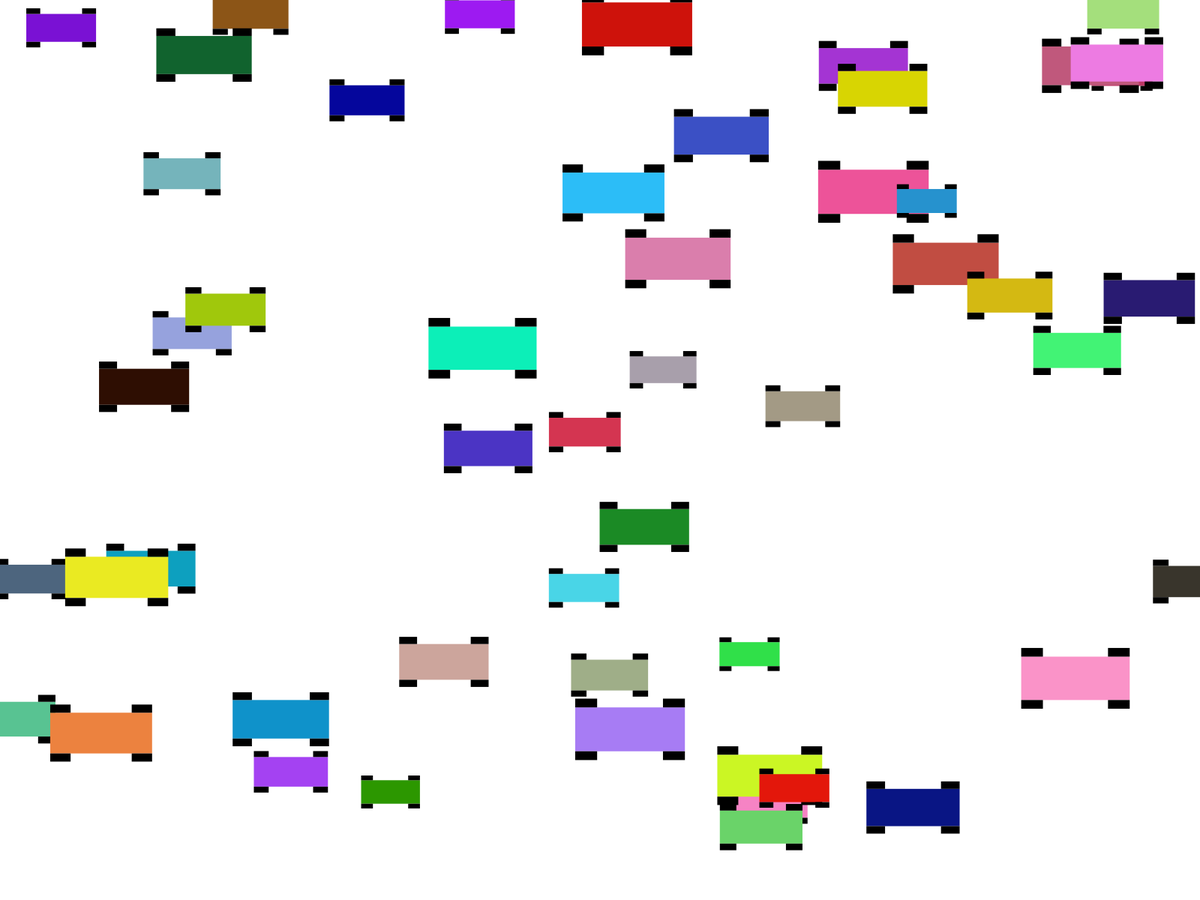
Frame 1 (no input)
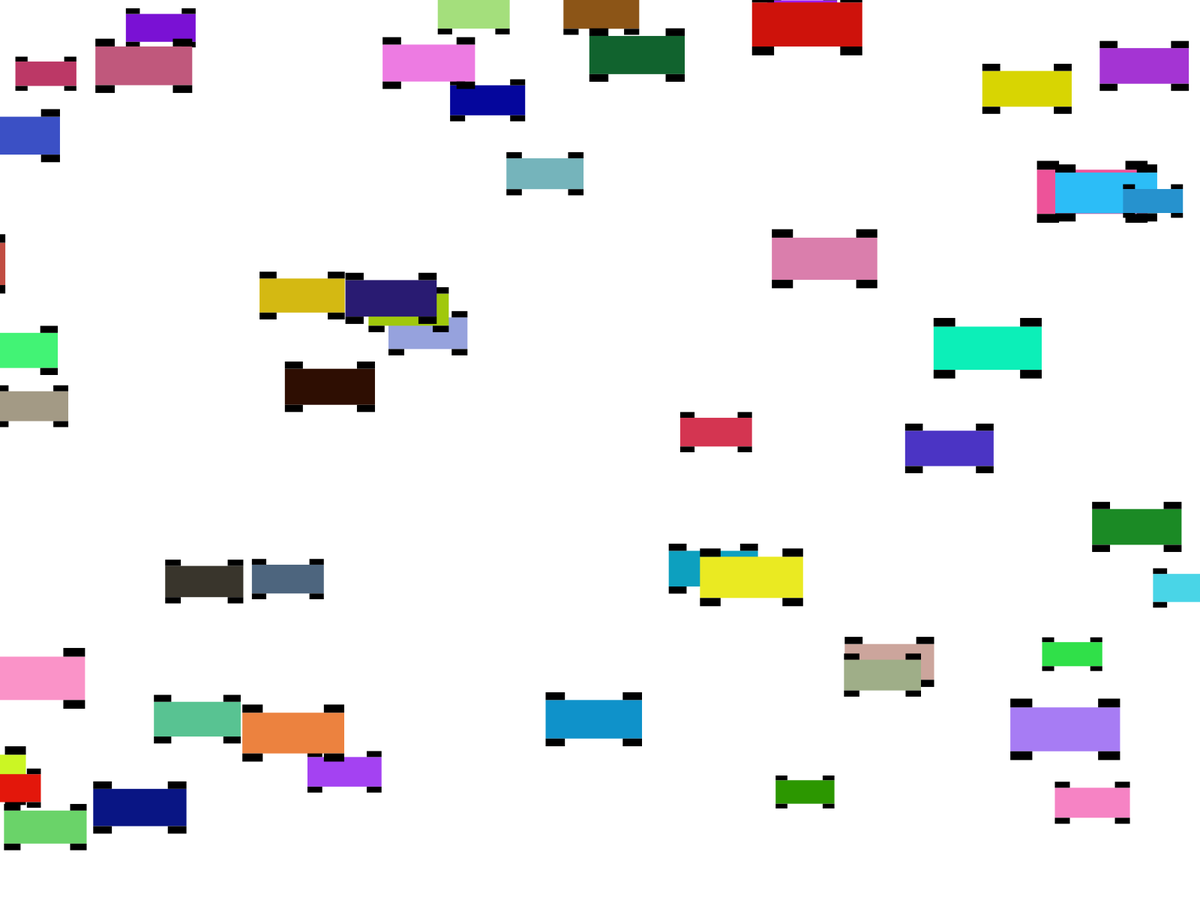
Frame 60 (the mouse pressed at the canvas centre just before this capture)
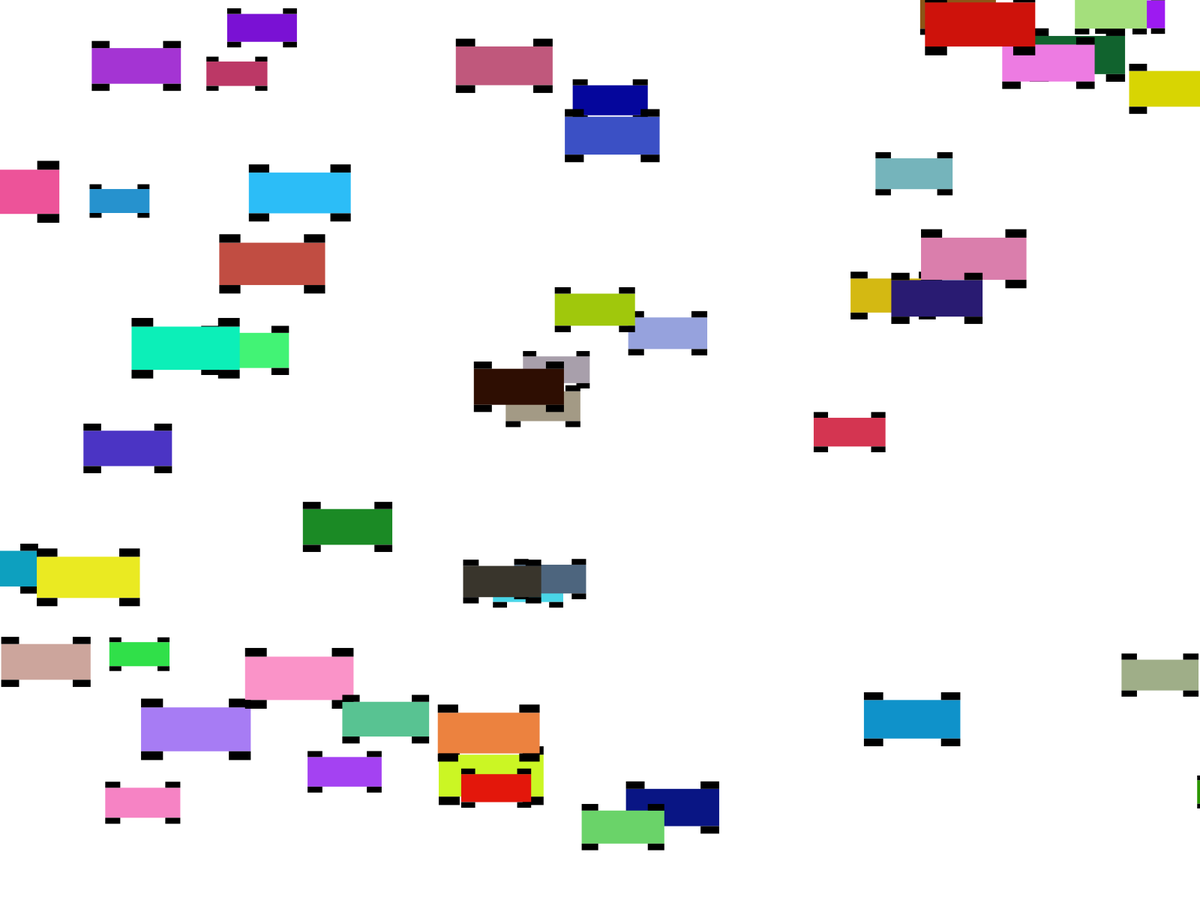
Frame 120 (the mouse held since frame 60 and released just before this capture)

The Processing sketch that drew these frames (run headless with seeded random() and noise(); from frame 60 on, the mouse is pressed at the canvas centre):

// Processing sketch: car_oop
// ── car_oop.pde
Car car;
Car[] cars;


void setup() {
  fullScreen();
  rectMode(CENTER);
  car = new Car(color(random(255), random(255), random(255)));
  cars = new Car[50];
  for (int i=0; i<cars.length; i++){
    cars[i] = new Car(color(random(255), random(255), random(255)));
  }
}

void draw() {
  background(255);
  car.run(true);
 
  for (int i = 0; i<cars.length; i++){
    cars[i].run(false); 
  }
}

void keyPressed(){
  car.addForce(5); 
}

// ── Car.pde
class Car {
  float posX, posY;
  float carWidth, carHeight;
  color carColor;
  float wheelWidth, wheelHeight;
  float acceleration;
  float velocity;
  float speed;

  Car(color c) {
    posX = random(width);
    posY = random(height);
    carWidth = random(75, 150);
    carHeight = carWidth/2.5;
    carColor = c;
    wheelWidth = carWidth * .2;
    wheelHeight = wheelWidth/2.5;
    velocity = 0;
    acceleration = random(2, 15);
    speed = acceleration;
  }

  void drawCar() {
    fill(carColor);
    noStroke();
    rect(posX, posY, carWidth, carHeight);
  }

  void drawWheels() {
    fill(0);
    //left top wheel
    rect(posX-carWidth/2 + wheelWidth/2, posY - carHeight/2-wheelHeight/2, wheelWidth, wheelHeight);
    //right top wheel
    rect(posX+carWidth/2 - wheelWidth/2, posY - carHeight/2-wheelHeight/2, wheelWidth, wheelHeight);
    //left bottom wheel
    rect(posX-carWidth/2 + wheelWidth/2, posY + carHeight/2+wheelHeight/2, wheelWidth, wheelHeight);
    //right bottom wheel
    rect(posX+carWidth/2 - wheelWidth/2, posY + carHeight/2+wheelHeight/2, wheelWidth, wheelHeight);
  }

  void addForce(float force) {
    acceleration += force;
  }

  void moveCarInteractive() {
    velocity += acceleration;
    posX += velocity;
    velocity *= .9;
    acceleration *=0;
  }

  void moveCar() {
    posX += acceleration;
  }

  void checkEdge() {
    if (posX > width+carWidth/2) {
      posX = -carWidth/2;
    }
  }

  void run(boolean interactive) {
    if (interactive==true){
    moveCarInteractive();
    } else {
      moveCar();
    }
    drawCar();
    drawWheels();
    checkEdge();
  }
}
